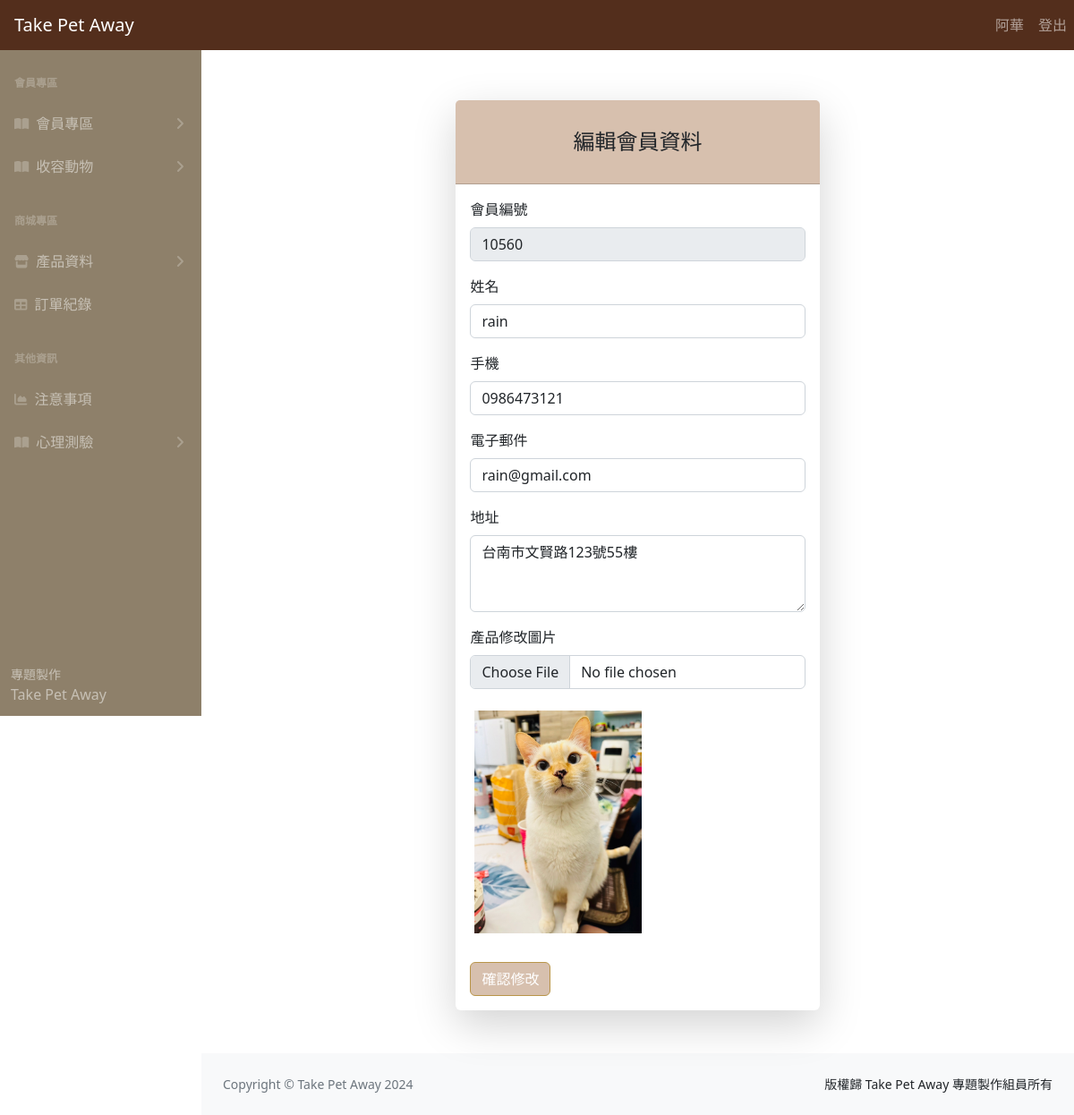
Page /user-edit.php?user_id=10560 (signed in) on the earlier database version.
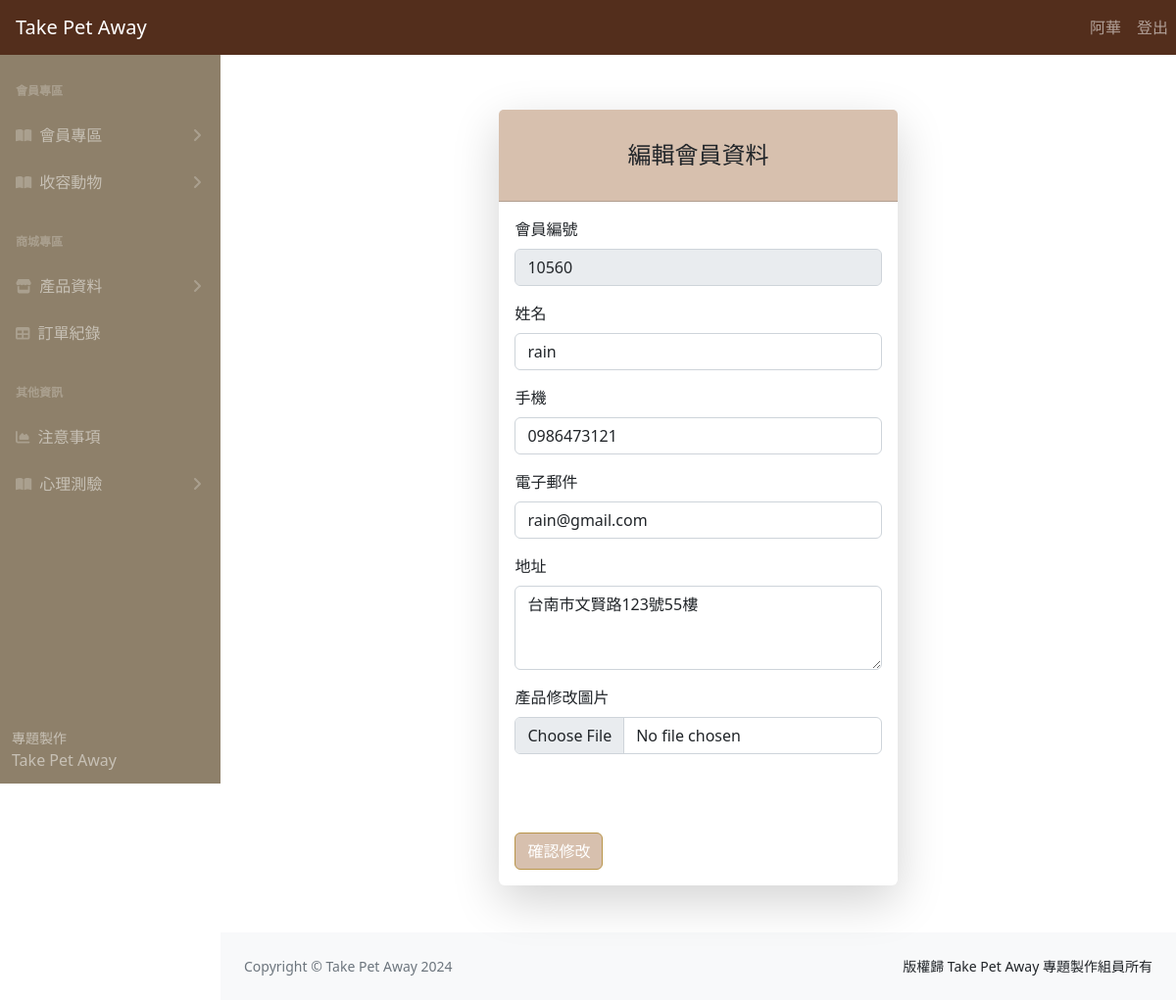
Same page on the later database version.
### tables this page shows
CREATE TABLE `user` (
  `user_id` int(11) NOT NULL,
  `name` varchar(15) NOT NULL,
  `account` varchar(10) NOT NULL,
  `password` varchar(12) NOT NULL,
  `email` varchar(30) NOT NULL,
  `pic` varchar(100) DEFAULT NULL,
  `address_detail` varchar(80) NOT NULL,
  `status` varchar(6) NOT NULL
);

### user-edit.php (the view, shortened to what this page needs)
<?php
require __DIR__ . '/parts/pdo-connect.php';
$user_id = isset($_GET['user_id']) ? intval($_GET['user_id']) : 0;
$r = $pdo->query("SELECT * FROM user WHERE user_id = $user_id")->fetch();
?>
<?php include __DIR__ . '/parts/1_head.php' ?>
<?php include __DIR__ . '/parts/2_nav.php' ?>
<?php include __DIR__ . '/parts/3_side_nav.php' ?>
<section>
  <div class="row mt-2 mb-5 justify-content-center">
    <div class="col-lg-5">
      <div class="card shadow-lg border-0 rounded-lg mt-5">
        <div class="card-header">
          <h4 class="text-center font-weight-light my-4">編輯會員資料</h4>
        </div>
        <div class="card-body">
          <form name="form1" onsubmit="sendData(event)">
            <div class="mb-3">
              <label for="user_id" class="form-label">會員編號</label>
              <input type="text" class="form-control" id="user_id" name="user_id" value="<?= $r['user_id'] ?>" disabled>
            </div>
            <div class="mb-3">
              <label for="name" class="form-label">姓名</label>
              <input type="text" class="form-control" id="name" name="name" value="<?= $r['name'] ?>">
            </div>
            <div class="mb-3">
              <label for="account" class="form-label">手機</label>
              <input type="text" class="form-control" id="account" name="account" value="<?= $r['account'] ?>">
            </div>
            <div class="mb-3">
              <label for="email" class="form-label">電子郵件</label>
              <input type="text" class="form-control" id="email" name="email" value="<?= $r['email'] ?>">
            </div>
            <div class="mb-3">
              <label for="address_detail" class="form-label">地址</label>
              <textarea class="form-control" name="address_detail" id="address_detail" cols="30" rows="3"><?= $r['address_detail'] ?></textarea>
            </div>
            <div class="mb-3 mt-3">
              <label for="pic" class="form-label">產品修改圖片</label>
              <input class="form-control " type="file" id="previewImage" name="avatar" accept="image/jpeg,image/png" />
              <br />
              <img id="pic" style="width: 50%;" src="uploads/<?= $r['pic'] ?>" alt="">
            </div>
            <button type="submit" class="btn btn-primary mt-3">確認修改</button>
          </form>
        </div>
      </div>
    </div>
  </div>
  <?php include __DIR__ . '/parts/4_footer.php' ?>
  <?php include __DIR__ . '/parts/6_foot.php' ?>

Differences in the rows shown:
changed user "rain": pic: picture removed
